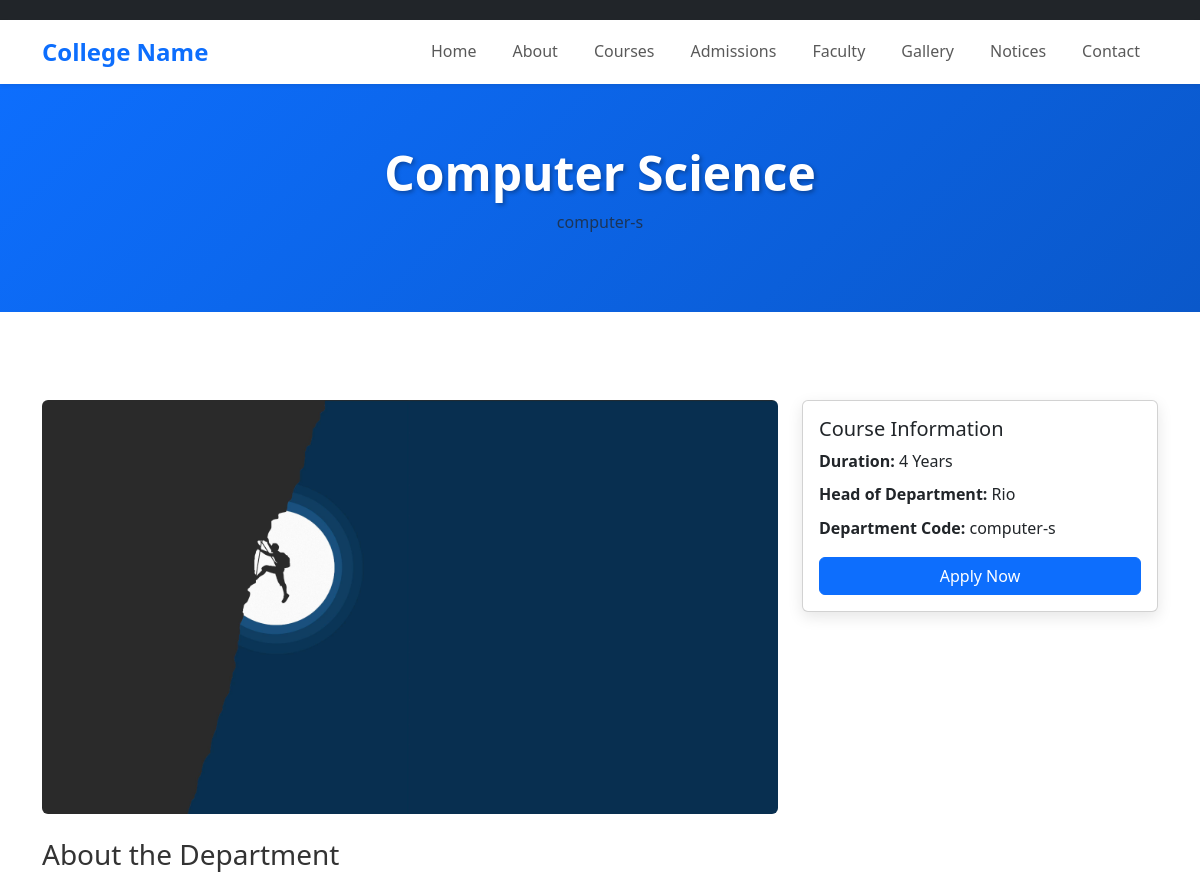
The page /courses/computer-s/ (upper part) on the database as committed earlier.
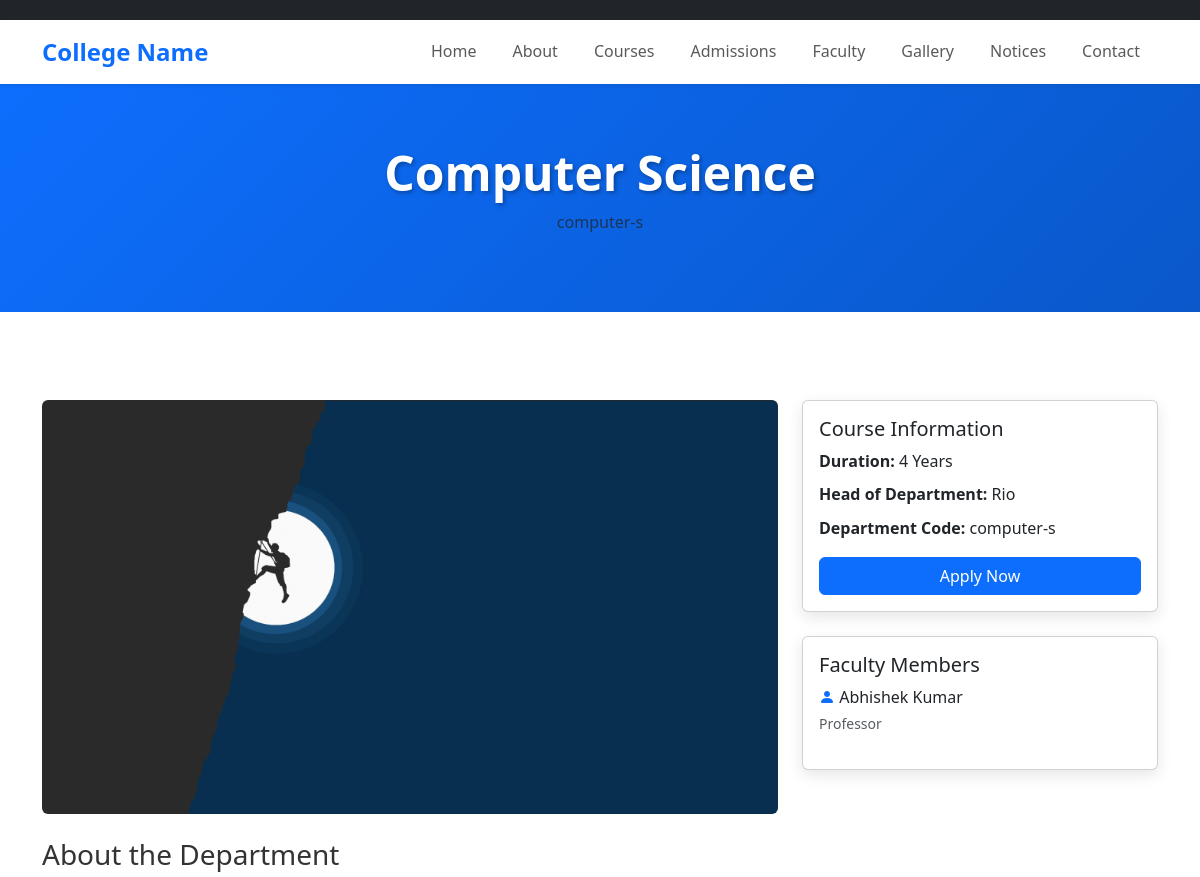
The same page on the database as committed later.
### main/models.py (models this page shows, shortened)
class Faculty(models.Model):
    DESIGNATION_CHOICES = [
        ('professor', 'Professor'),
        ('associate', 'Associate Professor'),
        ('assistant', 'Assistant Professor'),
        ('lecturer', 'Lecturer'),
    ]
    name = models.CharField(max_length=100, help_text="Full name of faculty member")
    designation = models.CharField(max_length=20, choices=DESIGNATION_CHOICES, help_text="Job designation")
    department = models.ForeignKey(
        Department,
        on_delete=models.CASCADE,
        related_name='faculty_members',
        help_text="Department this faculty belongs to"
    )
    qualification = models.CharField(max_length=200, help_text="Highest qualification (e.g., Ph.D., M.Tech)")
    experience = models.CharField(max_length=50, help_text="Years of experience (e.g., 10 Years)")
    email = models.EmailField(help_text="Official email address")
    phone = models.CharField(max_length=15, blank=True, help_text="Contact number")
    photo = models.ImageField(upload_to='faculty/', blank=True, null=True, help_text="Faculty photo")
    bio = models.TextField(blank=True, help_text="Short biography")
    specialization = models.CharField(max_length=200, blank=True, help_text="Area of specialization")
    order = models.IntegerField(default=0, help_text="Display order (lower number = higher priority)")
    class Meta:
        ordering = ['order', 'name']
        verbose_name = "Faculty Member"
        verbose_name_plural = "Faculty"

### main/views.py (the view)
# urls.py: path('courses/<str:code>/', views.course_detail, name='course_detail'),
def course_detail(request, code):
    department = get_object_or_404(Department, code=code, is_active=True)
    context = {
        'department': department,
        'faculty_members': department.faculty_members.all(),
    }
    return render(request, 'main/course_detail.html', context)

### main/templates/main/course_detail.html (shortened to what this page needs)
{% extends 'main/base.html' %}
{% load static %}
{% block content %}
<section class="page-header">
    <div class="container">
        <h1 class="text-center">{{ department.name }}</h1>
        <p class="text-center text-muted">{{ department.code }}</p>
    </div>
</section>
<section class="py-5">
    <div class="container">
        <div class="row">
            <div class="col-lg-8">
                {% if department.image %}
                <img src="{{ department.image.url }}" alt="{{ department.name }}" class="img-fluid rounded mb-4">
                {% endif %}
                <h3>About the Department</h3>
            </div>
            <div class="col-lg-4">
                <div class="card shadow-custom">
                    <div class="card-body">
                        <h5 class="card-title">Course Information</h5>
                        <ul class="list-unstyled">
                            <li class="mb-2"><strong>Duration:</strong> {{ department.duration }}</li>
                            <li class="mb-2"><strong>Head of Department:</strong> {{ department.hod_name }}</li>
                            <li class="mb-2"><strong>Department Code:</strong> {{ department.code }}</li>
                        </ul>
                        <a href="{% url 'admissions' %}" class="btn btn-primary w-100">Apply Now</a>
                    </div>
                </div>
                {% if faculty_members %}
                <div class="card shadow-custom mt-4">
                    <div class="card-body">
                        <h5 class="card-title">Faculty Members</h5>
                        <ul class="list-unstyled">
                            {% for faculty in faculty_members %}
                            <li class="mb-2">
                                <i class="bi bi-person-fill text-primary"></i> {{ faculty.name }}
                                <br><small class="text-muted">{{ faculty.get_designation_display }}</small>
                            </li>
                            {% endfor %}
                        </ul>
                    </div>
                </div>
                {% endif %}
            </div>
        </div>
    </div>
</section>
{% endblock %}

Rows that differ between the two databases and show on the page:
added Faculty: name "Abhishek Kumar", designation "Professor"
Other text that changed with them:
text now shown: "Faculty Members"
